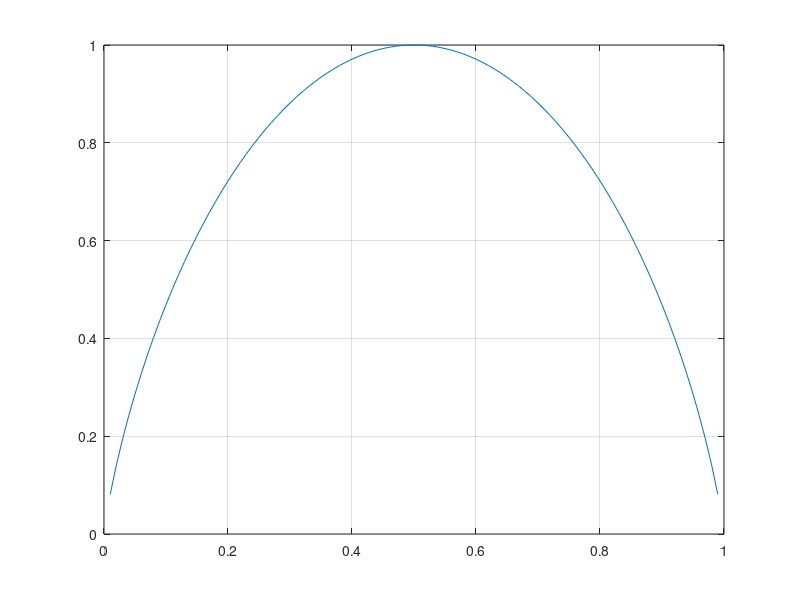

This chart was generated by the following MATLAB code:
% a =66.38;
% b=37.85;
% c=ols2(a,b);
% mean(a);
% std(a);
% c=zeros
% conn = database('data','root','66196619','com.mysql.jdbc.Driver','jdbc:mysql://localhost:3306/data');
% symbols = [518880,159905,510900,159901,159903,510500,511010,159902,159915];
% curs = exec(conn,
% curs = fetch(curs);
% data = curs.Data;

clear;clc;
% A=[0 17 50;-12 40 3;5 -10 2;30 4 3]
% [Y_row,Ind_col]=max(A') 
% [max_a,index]=max(A,[],2)

p=[0:0.01:1];
h=-1*(p.*log2(p)+(1-p).*log2(1-p));
plot(p,h); grid on;